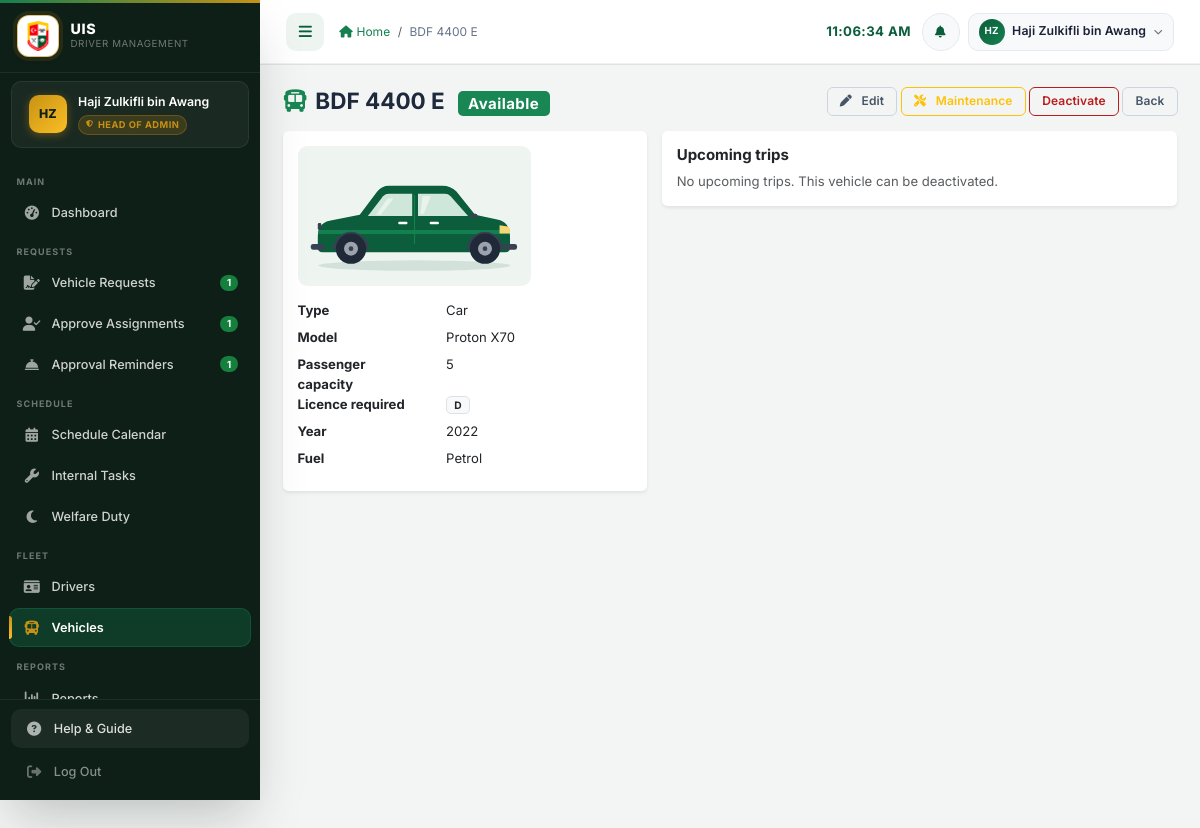
/admin/view_vehicle.php?id=5 (signed in), run on the app's committed database.
### tables this page shows
CREATE TABLE `vehicles` (
  `vehicle_id` int(11) NOT NULL AUTO_INCREMENT,
  `plate_number` varchar(20) NOT NULL,
  `vehicle_type` enum('Bus','Van','Car','Minibus','Lorry','Motorcycle') NOT NULL,
  `brand` varchar(50) DEFAULT NULL,
  `model` varchar(50) DEFAULT NULL,
  `year` int(11) DEFAULT NULL,
  `capacity` int(11) NOT NULL DEFAULT 4,
  `fuel_type` enum('Petrol','Diesel','Electric','Hybrid') NOT NULL DEFAULT 'Petrol',
  `status` enum('available','in_use','maintenance','inactive') NOT NULL DEFAULT 'available',
  `last_maintenance` date DEFAULT NULL,
  `next_maintenance` date DEFAULT NULL,
  `mileage` int(11) NOT NULL DEFAULT 0,
  `notes` text DEFAULT NULL,
  `photo` varchar(255) DEFAULT NULL COMMENT 'relative path under uploads/vehicles/',
  `created_at` timestamp NOT NULL DEFAULT current_timestamp(),
  `updated_at` timestamp NOT NULL DEFAULT current_timestamp() ON UPDATE current_timestamp(),
  `license_required` enum('D','GDL','PSV') NOT NULL DEFAULT 'D',
  PRIMARY KEY (`vehicle_id`),
  UNIQUE KEY `uq_vehicles_plate_number` (`plate_number`),
  UNIQUE KEY `uq_vehicles_plate` (`plate_number`)
);

### admin/view_vehicle.php (the view, shortened to what the rows shown need)
<?php
require_once '../config/database.php';
require_once '../includes/admin_page.php';
$id = (int)($_GET['id'] ?? 0);
$stmt = $conn->prepare("SELECT v.*, m.workshop, m.end_date AS back_on, m.start_date AS maint_from
                          FROM vehicles v LEFT JOIN vehicle_maintenance m ON m.vehicle_id = v.vehicle_id AND m.closed_at IS NULL AND v.status = 'maintenance'
                         WHERE v.vehicle_id = ? ORDER BY m.maintenance_id DESC LIMIT 1");
$stmt->bind_param('i', $id);
$stmt->execute();
$v = $stmt->get_result()->fetch_assoc();
$shown = vehicleDisplayStatus($conn, $id, $v['status']);
adminPageStart($v['plate_number']);
?>
    <div class="d-flex flex-wrap justify-content-between align-items-center mb-3 gap-2">
        <h4 class="fw-bold mb-0"><i class="fas fa-bus text-success me-2"></i><?= htmlspecialchars($v['plate_number']) ?>
            <span class="badge <?= vehicleStatusBadgeClass($shown) ?> fs-6 ms-2"><?= vehicleStatusLabel($shown) ?></span></h4>
        <div class="d-flex flex-wrap gap-1">
            <a class="btn btn-outline-secondary btn-sm" href="edit_vehicle.php?id=<?= $id ?>"><i class="fas fa-pen me-1"></i>Edit</a>
            <a class="btn btn-outline-warning btn-sm" href="vehicle_maintenance.php?id=<?= $id ?>"><i class="fas fa-screwdriver-wrench me-1"></i>Maintenance</a>
            <?php if ($v['status'] === 'inactive'): ?>
                <button class="btn btn-success btn-sm" data-fleet-url="../ajax/update_vehicle_status.php" data-fleet-id="<?= $id ?>" data-fleet-extra="status=available" data-fleet-confirm="Make this vehicle Available again?">Reactivate</button>
            <?php else: ?>
                <button class="btn btn-outline-danger btn-sm" data-fleet-url="../ajax/deactivate_vehicle.php" data-fleet-id="<?= $id ?>" data-fleet-confirm="Make this vehicle Inactive?">Deactivate</button>
            <?php endif; ?>
            <a class="btn btn-outline-secondary btn-sm" href="vehicles.php">Back</a>
        </div>
    </div>
    <div class="row g-3">
        <div class="col-lg-5"><div class="card border-0 shadow-sm"><div class="card-body">
            <dl class="row mb-0 small">
                <dt class="col-5">Type</dt><dd class="col-7"><?= htmlspecialchars($v['vehicle_type']) ?></dd>
                <dt class="col-5">Model</dt><dd class="col-7"><?= htmlspecialchars(trim(($v['brand'] ?? '') . ' ' . ($v['model'] ?? ''))) ?></dd>
                <dt class="col-5">Passenger capacity</dt><dd class="col-7"><?= (int)$v['capacity'] ?></dd>
                <dt class="col-5">Licence required</dt><dd class="col-7"><span class="badge bg-light text-dark border"><?= htmlspecialchars($v['license_required']) ?></span></dd>
                <?php if ($v['year']): ?><dt class="col-5">Year</dt><dd class="col-7"><?= (int)$v['year'] ?></dd><?php endif; ?>
                <dt class="col-5">Fuel</dt><dd class="col-7"><?= htmlspecialchars($v['fuel_type']) ?></dd>
            </dl>
        </div></div></div>
    </div>

### includes/sidebar.php (shortened to what the rows shown need)
<?php
$role         = $_SESSION['role']      ?? 'driver';
$_role_home = match ($role) {
    'admin', 'superadmin', 'head_admin' => 'admin/dashboard.php',
    'staff'               => 'staff/dashboard.php',
    'supervisor'          => 'supervisor/approvals.php',
    default               => 'driver/dashboard.php',
};
?>
<header class="desktop-header" id="desktopHeader">
    <div class="flex-grow-1 min-width-0">
        <nav aria-label="breadcrumb">
            <ol class="breadcrumb mb-0">
                <li class="breadcrumb-item">
                    <a href="<?php echo SITE_URL; ?>/<?php echo $_role_home; ?>"
                       style="color:var(--uis-secondary);">
                    </a>
                </li>
                <li class="breadcrumb-item active" aria-current="page">
                    <?php echo htmlspecialchars($page_title ?? ''); ?>
                </li>
            </ol>
        </nav>
    </div>
</header>

### data on the page
vehicles: plate_number "BDF 4400 E", vehicle_type "Car", brand+model "Proton X70", capacity "5", license_required "D", year "2022", fuel_type "Petrol"

### other printed values
$initials "HZ"
$full_name "Haji Zulkifli bin Awang"
$role_label "HEAD OF ADMIN"
$_section "MAIN"
$_label "Dashboard"
$_section "REQUESTS"
$_label "Vehicle Requests"
$_badge[$_bk] "1"
$_label "Approve Assignments"
$_label "Approval Reminders"
$_section "SCHEDULE"
$_label "Schedule Calendar"
$_label "Internal Tasks"
$_label "Welfare Duty"
$_section "FLEET"
